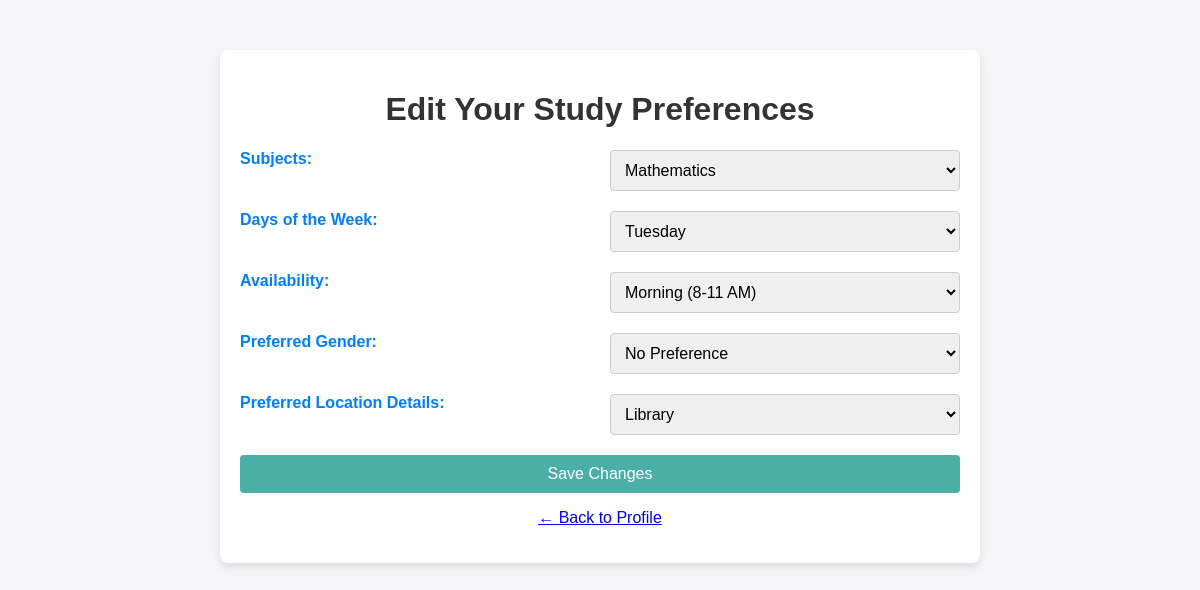
Screenshot of /edit_preferences (signed in) with the database file from the repository.
### app/models/profile.py (models this page shows)
class Profile(db.Model):
    __tablename__ = 'profiles'
    id = db.Column(db.Integer, primary_key=True)
    user_id = db.Column(db.Integer, db.ForeignKey('user.id'), nullable=False)
    subjects = db.Column(db.String, nullable=False)
    days_of_week = db.Column(db.String, nullable=False)
    availability = db.Column(db.String, nullable=False)
    preferred_gender = db.Column(db.String, nullable=True)
    location_details = db.Column(db.String, nullable=False)

### app/views.py (the view, shortened to what this page needs)
@app.route('/edit_preferences', methods=['GET', 'POST'])
def edit_preferences():
    user_id = session.get("user_id")
    if not user_id:
        flash("You must be logged in to edit preferences.", "danger")
        return redirect(url_for("login"))
    user = User.query.filter_by(id=user_id).first()
    if not user:
        return "User not found", 404
    profile = user.profile
    success = None
    return render_template('preference_form.html', title="Edit Preferences", user=user, success=success)

### app/templates/preference_form.html (shortened to what this page needs)
<!DOCTYPE html>
<html lang="en">
<head>
  <link rel="stylesheet" href="{{ url_for('static', filename='styles.css') }}">
</head>
<body>
  <div class="container">
    <h1>Edit Your Study Preferences</h1>
    <form action="{{ url_for('edit_preferences') }}" method="POST">
      <label for="subjects">Subjects:</label>
      <select name="subjects" id="subjects">
        <option value="Mathematics" {% if 'Mathematics' in user.profile.subjects.split(',') %}selected{% endif %}>Mathematics</option>
      </select>
      <label for="days_of_week">Days of the Week:</label>
      <select name="days_of_week" id="days_of_week">
        <option value="Tuesday" {% if 'Tuesday' in user.profile.days_of_week.split(',') %}selected{% endif %}>Tuesday</option>
      </select>
      <label for="availability">Availability:</label>
      <select name="availability" id="availability">
        <option value="Morning (8-11 AM)" {% if 'Morning (8-11 AM)' in user.profile.availability.split(',') %}selected{% endif %}>Morning (8-11 AM)</option>
      </select>
    <label for="preferred_gender">Preferred Gender:</label>
    <select name="preferred_gender" id="preferred_gender">
        <option value="No Preference" {% if user.profile.preferred_gender == 'No Preference' %}selected{% endif %}>No Preference</option>
    </select>
      <label for="location_details">Preferred Location Details:</label>
      <select name="location_details" id="location_details">
        <option value="Library" {% if 'Library' in user.profile.location_details.split(',') %}selected{% endif %}>Library</option>
      </select>
      <button type="submit">Save Changes</button>
    </form>
    <p><a href="{{ url_for('profile') }}">← Back to Profile</a></p>
  </div>
</body>
</html>

### app/static/styles.css (style rules this page uses)
body { font-family: Arial, sans-serif; background-color: #f4f4f9; margin: 0; padding: 0; }
.container { width: 60%; margin: 50px auto; padding: 20px; background: #fff; border-radius: 8px; box-shadow: 0 4px 8px rgba(0,0,0,0.1); }
h1 { text-align: center; color: #333; }
p { text-align: center; }
form { display: grid; grid-template-columns: 1fr 1fr; gap: 20px; margin-top: 20px; }
label { font-weight: bold; color: #007ffd; }
select, button { padding: 10px; font-size: 16px; border-radius: 4px; }
select { border: 1px solid #ccc; width: 100%; }
button { grid-column: span 2; background: #4cafa7; color: #fff; border: none; cursor: pointer; }

### rows the page displays
Profile: subjects "Mathematics", days_of_week "Tuesday", availability "Morning (8-11 AM)", preferred_gender "No Preference", location_details "Library"
